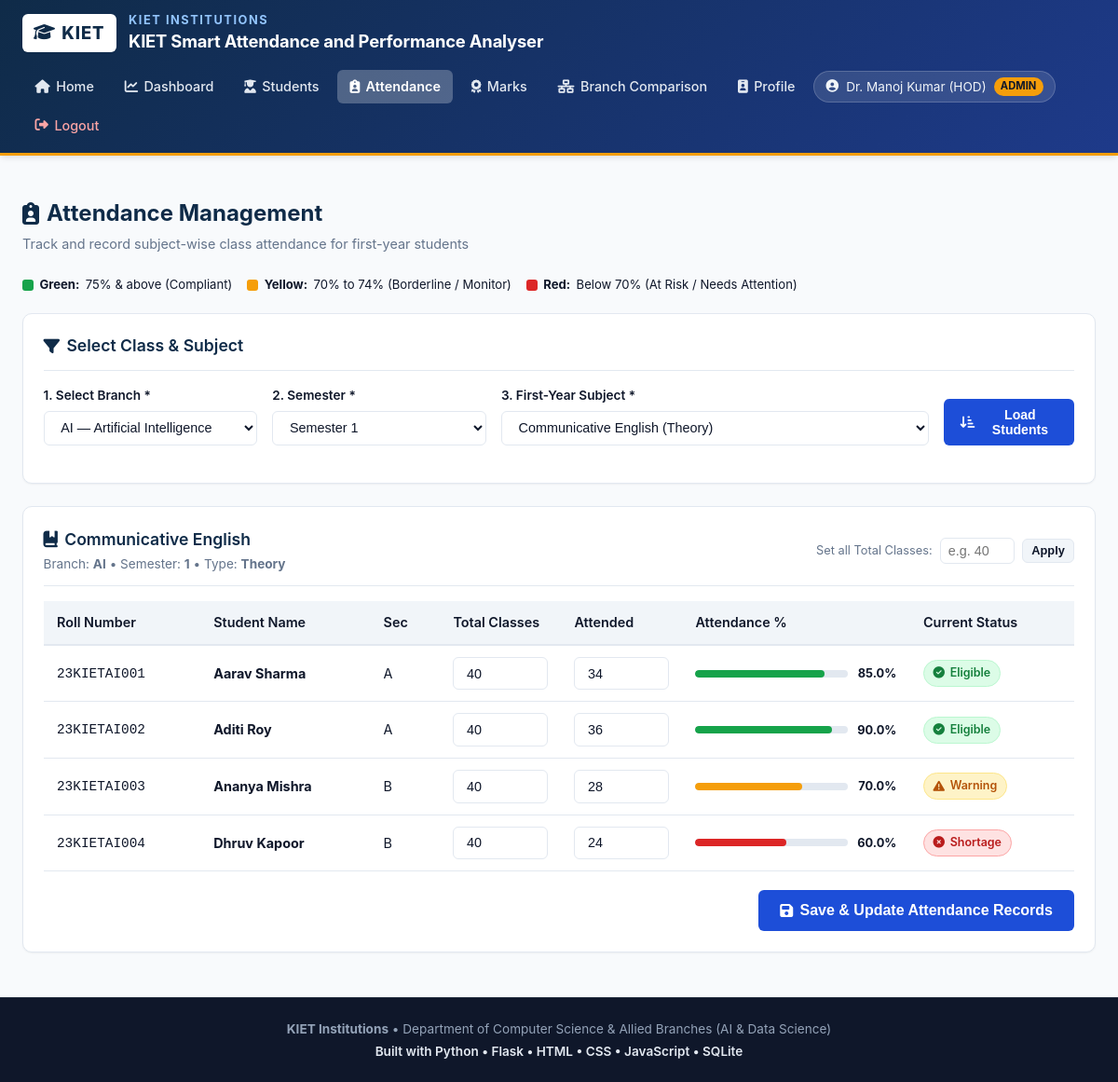
The app's page /attendance (signed in) with its own data.
### tables this page shows
CREATE TABLE subjects (
        id INTEGER PRIMARY KEY AUTOINCREMENT,
        subject_name TEXT NOT NULL,
        semester INTEGER NOT NULL,
        branch TEXT DEFAULT 'ALL',
        subject_type TEXT DEFAULT 'Theory'
    );

CREATE TABLE students (
        id INTEGER PRIMARY KEY AUTOINCREMENT,
        user_id INTEGER UNIQUE NOT NULL,
        roll_number TEXT UNIQUE NOT NULL,
        branch TEXT NOT NULL,
        semester INTEGER NOT NULL DEFAULT 1,
        section TEXT NOT NULL DEFAULT 'A',
        FOREIGN KEY (user_id) REFERENCES users (id) ON DELETE CASCADE
    );

CREATE TABLE users (
        id INTEGER PRIMARY KEY AUTOINCREMENT,
        name TEXT NOT NULL,
        email TEXT UNIQUE NOT NULL,
        password_hash TEXT NOT NULL,
        role TEXT NOT NULL CHECK(role IN ('admin', 'teacher', 'student')),
        branch TEXT,
        semester INTEGER,
        created_at TIMESTAMP DEFAULT CURRENT_TIMESTAMP
    );

### app.py (the view)
@app.route('/attendance')
@teacher_or_admin_required
def attendance_view():
    branch = request.args.get('branch', 'AI')
    sem = int(request.args.get('sem', 1))
    subject_id = request.args.get('subject_id', type=int)
    conn = get_db()
    cursor = conn.cursor()
    cursor.execute("""
        SELECT id, subject_name, subject_type
        FROM subjects
        WHERE semester = ?
        ORDER BY id
    """, (sem,))
    subjects = cursor.fetchall()
    current_subject = None
    student_records = []
    if subjects:
        if not subject_id or not any(s['id'] == subject_id for s in subjects):
            subject_id = subjects[0]['id']
        cursor.execute("SELECT id, subject_name, subject_type FROM subjects WHERE id = ?", (subject_id,))
        current_subject = cursor.fetchone()
        cursor.execute("""
            SELECT
                s.id as student_id,
                u.name,
                s.roll_number,
                s.section,
                COALESCE(a.total_classes, 40) as total_classes,
                COALESCE(a.attended_classes, 0) as attended_classes,
                COALESCE(a.attendance_percentage, 0.0) as attendance_percentage
            FROM students s
            JOIN users u ON s.user_id = u.id
            LEFT JOIN attendance a ON s.id = a.student_id AND a.subject_id = ?
            WHERE s.branch = ? AND s.semester = ?
            ORDER BY s.roll_number ASC
        """, (subject_id, branch, sem))
        student_records = cursor.fetchall()
    conn.close()
    return render_template(
        'attendance.html',
        selected_branch=branch,
        selected_sem=sem,
        selected_subject_id=subject_id,
        subjects=subjects,
        current_subject=current_subject,
        student_records=student_records,
        active_page='attendance'
    )

### app.py (called while the page is built)
def teacher_or_admin_required(f):
    @wraps(f)
    def decorated_function(*args, **kwargs):
        if 'user_id' not in session:
            flash("Please log in to access this page.", "warning")
            return redirect(url_for('login'))
        if session.get('role') not in ['admin', 'teacher']:
            flash("Access denied: Students cannot access administrative management pages.", "danger")
            return redirect(url_for('student_dashboard'))
        return f(*args, **kwargs)
    return decorated_function

@app.context_processor
def inject_global_vars():
    return {
        'branches': Config.BRANCHES,
        'branch_codes': Config.BRANCH_CODES,
        'semesters': Config.SEMESTERS
    }

### database.py (called while the page is built)
def get_db():
    conn = sqlite3.connect(Config.DATABASE)
    conn.row_factory = sqlite3.Row
    conn.execute("PRAGMA foreign_keys = ON;")
    return conn

### templates/attendance.html (shortened to what this page needs)
{% extends "base.html" %}
{% block content %}
<div class="page-header">
    <div>
        <h1 class="page-title"><i class="fa-solid fa-clipboard-user"></i> Attendance Management</h1>
        <p class="page-subtitle">Track and record subject-wise class attendance for first-year students</p>
    </div>
</div>
<div style="display: flex; gap: 1rem; flex-wrap: wrap; margin-bottom: 1.25rem;">
    <div style="display: flex; align-items: center; gap: 0.4rem; font-size: 0.82rem;">
        <span style="width: 12px; height: 12px; border-radius: 3px; background: var(--status-green-bar); display: inline-block;"></span>
        <strong>Green:</strong> 75% &amp; above (Compliant)
    </div>
    <div style="display: flex; align-items: center; gap: 0.4rem; font-size: 0.82rem;">
        <span style="width: 12px; height: 12px; border-radius: 3px; background: var(--status-yellow-bar); display: inline-block;"></span>
        <strong>Yellow:</strong> 70% to 74% (Borderline / Monitor)
    </div>
    <div style="display: flex; align-items: center; gap: 0.4rem; font-size: 0.82rem;">
        <span style="width: 12px; height: 12px; border-radius: 3px; background: var(--status-red-bar); display: inline-block;"></span>
        <strong>Red:</strong> Below 70% (At Risk / Needs Attention)
    </div>
</div>
<div class="card" style="margin-bottom: 1.5rem;">
    <div class="card-header">
        <h3 class="card-title"><i class="fa-solid fa-filter"></i> Select Class &amp; Subject</h3>
    </div>
    <form method="GET" action="{{ url_for('attendance_view') }}" class="form-row" style="align-items: flex-end;">
        <div class="form-group" style="min-width: 160px;">
            <label class="form-label" for="filter_branch">1. Select Branch *</label>
            <select id="filter_branch" name="branch" class="form-select" required>
                {% for b in branches %}
                    <option value="{{ b.code }}" {% if selected_branch == b.code %}selected{% endif %}>{{ b.code }} — {{ b.name }}</option>
                {% endfor %}
            </select>
        </div>
        <div class="form-group" style="min-width: 140px;">
            <label class="form-label" for="filter_sem">2. Semester *</label>
            <select id="filter_sem" name="sem" class="form-select" required onchange="this.form.submit()">
                <option value="1" {% if selected_sem == 1 %}selected{% endif %}>Semester 1</option>
            </select>
        </div>
        <div class="form-group" style="min-width: 280px; flex: 2;">
            <label class="form-label" for="filter_subject">3. First-Year Subject *</label>
            <select id="filter_subject" name="subject_id" class="form-select" required>
                {% for sub in subjects %}
                    <option value="{{ sub.id }}" {% if selected_subject_id == sub.id %}selected{% endif %}>
                        {{ sub.subject_name }} ({{ sub.subject_type }})
                    </option>
                {% endfor %}
            </select>
        </div>
        <div class="form-group" style="min-width: 140px; flex: 0;">
            <button type="submit" class="btn btn-primary" style="width: 100%;">
                <i class="fa-solid fa-arrow-down-short-wide"></i> Load Students
            </button>
        </div>
    </form>
</div>
{% if current_subject %}
    <div class="card">
        <div class="card-header">
            <div>
                <h3 class="card-title">
                    <i class="fa-solid fa-book-bookmark"></i> {{ current_subject.subject_name }}
                </h3>
                <span style="font-size: 0.85rem; color: var(--text-muted);">
                    Branch: <strong>{{ selected_branch }}</strong> &bull; Semester: <strong>{{ selected_sem }}</strong> &bull; Type: <strong>{{ current_subject.subject_type }}</strong>
                </span>
            </div>
            <div style="display: flex; align-items: center; gap: 0.5rem;">
                <label style="font-size: 0.8rem; color: var(--text-muted); white-space: nowrap;">Set all Total Classes:</label>
                <input type="number" id="quickTotalInput" class="form-control" style="width: 80px; padding: 0.3rem 0.5rem;" placeholder="e.g. 40" min="1">
                <button type="button" class="btn btn-secondary btn-sm" onclick="applyQuickTotal()">Apply</button>
            </div>
        </div>
        <form method="POST" action="{{ url_for('save_attendance') }}">
            <div class="table-responsive">
                <table class="table">
                    <thead>
                        <tr>
                            <th>Roll Number</th>
                            <th>Student Name</th>
                            <th>Sec</th>
                            <th style="width: 130px;">Total Classes</th>
                            <th style="width: 130px;">Attended</th>
                            <th style="min-width: 180px;">Attendance %</th>
                            <th>Current Status</th>
                        </tr>
                    </thead>
                    <tbody>
                        {% if student_records %}
                            {% for rec in student_records %}
                                <tr class="attendance-calc-row">
                                    <td><code>{{ rec.roll_number }}</code></td>
                                    <td>
                                        <strong>{{ rec.name }}</strong>
                                    </td>
                                    <td>{{ rec.section }}</td>
                                    <td>
                                        <input type="number" name="total_classes_{{ rec.student_id }}" class="form-control total-classes-input" value="{{ rec.total_classes|default(40) }}" min="1" max="100" required>
                                    </td>
                                    <td>
                                        <input type="number" name="attended_classes_{{ rec.student_id }}" class="form-control attended-classes-input" value="{{ rec.attended_classes|default(0) }}" min="0" max="100" required>
                                    </td>
                                    <td>
                                        <div class="progress-bar-container">
                                            <div class="progress-track">
                                                <div class="calc-bar-fill progress-fill {% if rec.attendance_percentage >= 75 %}progress-green{% elif rec.attendance_percentage >= 70 %}progress-yellow{% else %}progress-red{% endif %}" style="width: {{ rec.attendance_percentage }}%;"></div>
                                            </div>
                                            <span class="calc-pct-display progress-text" style="font-weight: 700;">
                                                {{ rec.attendance_percentage }}%
                                            </span>
                                        </div>
                                    </td>
                                    <td>
                                        {% if rec.attendance_percentage >= 75 %}
                                            <span class="badge badge-green"><i class="fa-solid fa-circle-check"></i> Eligible</span>
                                        {% elif rec.attendance_percentage >= 70 %}
                                            <span class="badge badge-yellow"><i class="fa-solid fa-triangle-exclamation"></i> Warning</span>
                                        {% else %}
                                            <span class="badge badge-red"><i class="fa-solid fa-circle-xmark"></i> Shortage</span>
                                        {% endif %}
                                    </td>
                                </tr>
                            {% endfor %}
                        {% else %}
                            <tr>
                                <td colspan="7" style="text-align: center; padding: 2rem; color: var(--text-muted);">
                                    No students registered under Branch <strong>{{ selected_branch }}</strong> (Semester {{ selected_sem }}).
                                </td>
                            </tr>
                        {% endif %}
                    </tbody>
                </table>
            </div>
            {% if student_records %}
                <div style="margin-top: 1.25rem; display: flex; justify-content: flex-end;">
                    <button type="submit" class="btn btn-primary btn-lg">
                        <i class="fa-solid fa-floppy-disk"></i> Save &amp; Update Attendance Records
                    </button>
                </div>
            {% endif %}
        </form>
    </div>
{% endif %}
{% endblock %}

### records on screen
subjects: subject_name "Communicative English", subject_type "Theory"
students: roll_number "23KIETAI001", name "Aarav Sharma", section "A", total_classes "40", attended_classes "34", attendance_percentage "85.0", shows "Eligible"
students: roll_number "23KIETAI002", name "Aditi Roy", section "A", total_classes "40", attended_classes "36", attendance_percentage "90.0", shows "Eligible"
students: roll_number "23KIETAI003", name "Ananya Mishra", section "B", total_classes "40", attended_classes "28", attendance_percentage "70.0", shows "Warning"
students: roll_number "23KIETAI004", name "Dhruv Kapoor", section "B", total_classes "40", attended_classes "24", attendance_percentage "60.0", shows "Shortage"

### other values on screen
{{ session.get('user_name', 'User') }} "Dr. Manoj Kumar (HOD)"
{{ session.get('role', 'user') }} "ADMIN"
{{ selected_branch }} "AI"
{{ selected_sem }} "1"
form field branch "AI — Artificial Intelligence"
form field subject_id "Communicative English (Theory)"
